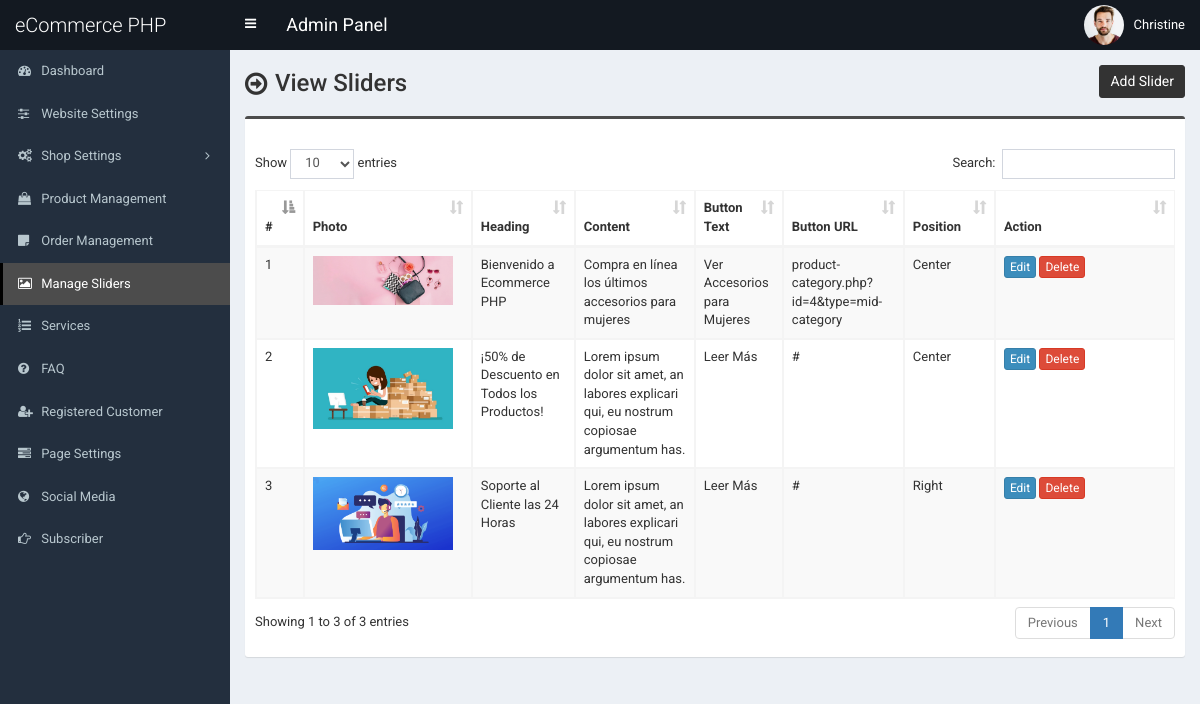
/admin/slider.php (signed in), run on the app's committed database.
### tables this page shows
CREATE TABLE `tbl_slider` (
  `id` int(11) NOT NULL,
  `photo` varchar(255) NOT NULL,
  `heading` varchar(255) NOT NULL,
  `content` text NOT NULL,
  `button_text` varchar(255) NOT NULL,
  `button_url` varchar(255) NOT NULL,
  `position` varchar(255) NOT NULL
);

### admin/slider.php (the view, shortened to what this page needs)
<?php require_once('header.php'); ?>
<section class="content-header">
	<div class="content-header-left">
		<h1>View Sliders</h1>
	</div>
	<div class="content-header-right">
		<a href="slider-add.php" class="btn btn-primary btn-sm">Add Slider</a>
	</div>
</section>
<section class="content">
	<div class="row">
		<div class="col-md-12">
			<div class="box box-info">
				<div class="box-body table-responsive">
					<table id="example1" class="table table-bordered table-hover table-striped">
						<thead>
							<tr>
								<th>#</th>
								<th>Photo</th>
								<th>Heading</th>
								<th>Content</th>
								<th>Button Text</th>
								<th>Button URL</th>
								<th>Position</th>
								<th width="140">Action</th>
							</tr>
						</thead>
						<tbody>
							<?php
							$i=0;
							$statement = $pdo->prepare("SELECT
														id,
														photo,
														heading,
														content,
														button_text,
														button_url,
														position
							                           	FROM tbl_slider
							                           	");
							$statement->execute();
							$result = $statement->fetchAll(PDO::FETCH_ASSOC);
							foreach ($result as $row) {
								$i++;
								?>
								<tr>
									<td><?php echo $i; ?></td>
									<td style="width:150px;"><img src="../assets/uploads/<?php echo $row['photo']; ?>" alt="<?php echo $row['heading']; ?>" style="width:140px;"></td>
									<td><?php echo $row['heading']; ?></td>
									<td><?php echo $row['content']; ?></td>
									<td><?php echo $row['button_text']; ?></td>
									<td><?php echo $row['button_url']; ?></td>
									<td><?php echo $row['position']; ?></td>
									<td>
										<a href="slider-edit.php?id=<?php echo $row['id']; ?>" class="btn btn-primary btn-xs">Edit</a>
										<a href="#" class="btn btn-danger btn-xs" data-href="slider-delete.php?id=<?php echo $row['id']; ?>" data-toggle="modal" data-target="#confirm-delete">Delete</a>
									</td>
								</tr>
								<?php
							}
							?>
						</tbody>
					</table>
				</div>
			</div>
		</div>
	</div>
</section>
<?php require_once('footer.php'); ?>

### admin/style.css (style rules this page uses)
body { font-size: 13px; font-family: "Roboto", sans-serif; }
.content-header > h1, .content-header .content-header-left h1 { font-family: "Roboto", sans-serif; }
.box-info { padding-top: 20px; }
.content-header { overflow: hidden; }
.content-header .content-header-left { float: left; padding-top: 5px; }
.content-header .content-header-right { float: right; }
.content-header .content-header-left h1 { margin-top: 0; margin-bottom: 0; padding-left: 30px; padding-bottom: 5px; font-size: 24px; position: relative; }
.content-header .content-header-left h1:before { position: absolute; top: 0; left: 0; font-family: "FontAwesome", sans-serif; font-size: 26px; content: "\f18e"; }
.content-header .content-header-right a { position: relative; font-size: 14px; }
.box.box-info { border-top-color: #4c4c4c; }
.content-header .content-header-right a { background-color: #333333; border-color: #333333; }

### data on the page
tbl_slider: photo (picture), heading "Bienvenido a Ecommerce PHP", content "Compra en línea los últimos accesorios para mujeres", button_text "Ver Accesorios para Mujeres", button_url "product-category.php?id=4&type=mid-category", position "Center"
tbl_slider: photo (picture), heading "¡50% de Descuento en Todos los Productos!", content "Lorem ipsum dolor sit amet, an labores explicari qui, eu nostrum copiosae argumentum has.", button_text "Leer Más", button_url "#", position "Center"
tbl_slider: photo (picture), heading "Soporte al Cliente las 24 Horas", content "Lorem ipsum dolor sit amet, an labores explicari qui, eu nostrum copiosae argumentum has.", button_text "Leer Más", button_url "#", position "Right"

### other printed values
$_SESSION['user']['full_name'] "Christine"
